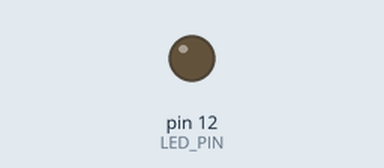
The sketch below on a simulated Arduino Uno, built with avr-gcc and run on an emulated ATmega328P. On the bench: output pins drawn as LEDs (lit = HIGH).

Above: at 0.6 s.
At 2.5 s:
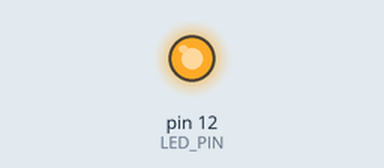
Timing chart, 0 to 6.7 s (numbered marks = the images above):
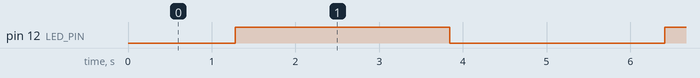

The sketch:

led_PWM.ino
```cpp
/*
PWM Breathing LED

A **breathing LED** is an LED that smoothly fades in and out — just like how you breathe in and out slowly.
This effect is often seen on power buttons or ambient lighting.

*/

// Define the LED pin
#define LED_PIN 12

void setup() {
  // Set the LED pin as output
  pinMode(LED_PIN, OUTPUT);
}

void loop() {
  // Fade in
  for (int brightness = 0; brightness <= 255; brightness++) {
    analogWrite(LED_PIN, brightness);  // Set brightness level (0–255)
    delay(10);  // Wait to control breathing speed
  }

  // Fade out
  for (int brightness = 255; brightness >= 0; brightness--) {
    analogWrite(LED_PIN, brightness);
    delay(10);
  }
}
  
```

Measured:
- by itself, pin 12 (LED_PIN): alternates HIGH for 2.6 s and LOW for 2.6 s
